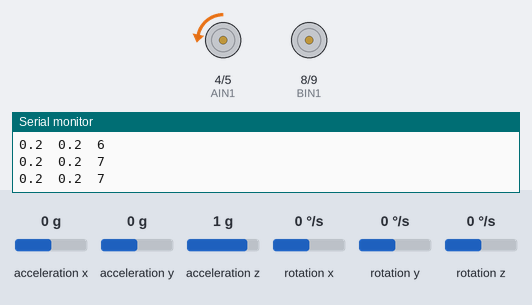
Bench run of a sketch on a simulated Arduino Uno, built with avr-gcc and run on an emulated ATmega328P. On the bench: motor-driver pin pairs drawn as motors (green arrow = first pin HIGH = forward, orange = second pin HIGH = backward, longer = more drive), the last lines printed to the serial monitor. Wiring (inferred from the names in the program): MPU-6050 motion sensor at I2C address 0x68. The inputs (shaded band) are chosen by the test bench; at power-on: acceleration y 0 g, rotation x 0 °/s, acceleration z 1 g, acceleration x 0 g, rotation y 0 °/s, rotation z 0 °/s.

Above: at 2.2 s.
2.3 s: acceleration y set to -1.4 g
At 2.65 s:
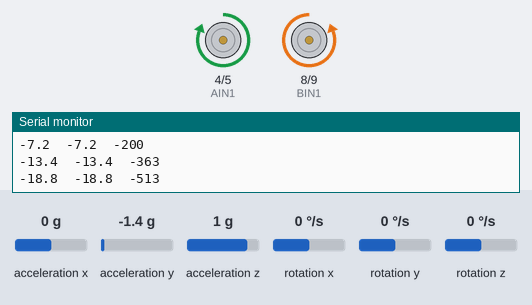
4.3 s: acceleration y set to -0.7 g
5.8 s: acceleration y set to -0.4 g
At 6.4 s:
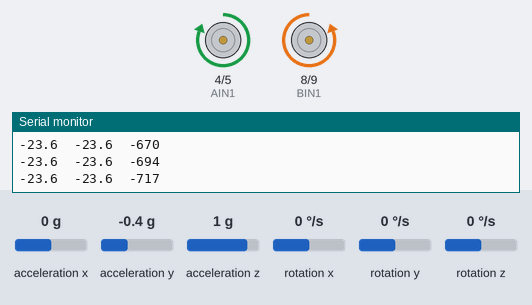
7.3 s: rotation x set to 100 °/s
At 8.93 s:
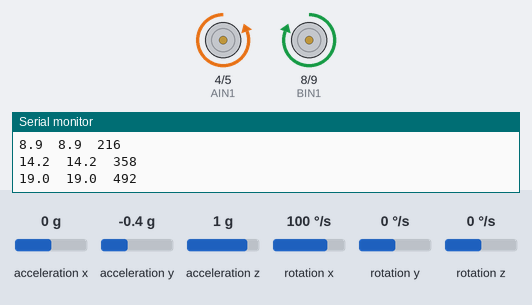
10.3 s: acceleration z set to 0.8 g
At 11.66 s:
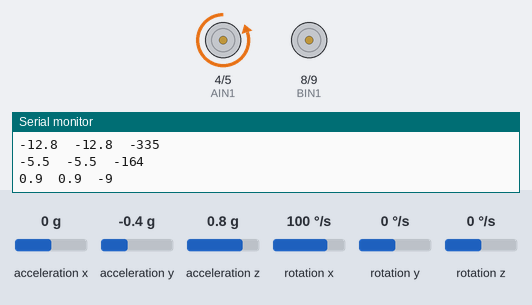
13.3 s: acceleration z set to -0.1 g
Timing chart, 0 to 16.3 s (numbered marks = the images above; inputs shaded):
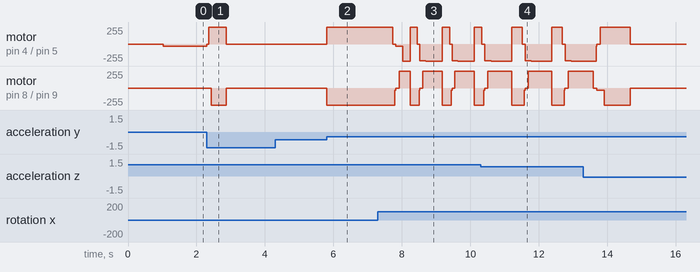

Measured:
- after the input at 2.3 s, motor on pin 4 (AIN1) / pin 5 (AIN2): backward 30/255 → forward 255/255 at once, → stopped 0.57 s later; motor on pin 8 (BIN1) / pin 9 (BIN2): stopped → backward 255/255 after 0.14 s, → stopped 0.43 s later
- after the input at 4.3 s, every drawn part: stays the same
- after the input at 5.8 s, motor on pin 4 (AIN1) / pin 5 (AIN2): stopped → forward 255/255 at once; motor on pin 8 (BIN1) / pin 9 (BIN2): stopped → backward 255/255 at once
- after the input at 7.3 s, motor on pin 4 (AIN1) / pin 5 (AIN2): ramps from forward 255/255 to backward 255/255 and jumps back, once every 0.94 s

The sketch:

self_balancing_robot.ino
```cpp
// Self-Balancing Robot — PID control with millis()-based loop
// Motor A (Right): D4 direction, D5 PWM
// Motor B (Left):  D8 direction, D9 PWM
// MPU-6050 on default I2C (A4/A5)

#include <Wire.h>

// ===================== PIN DEFINITIONS =====================
#define AIN1 4  // Right motor direction
#define AIN2 5  // Right motor PWM
#define BIN1 8  // Left motor direction
#define BIN2 9  // Left motor PWM

// ===================== MPU-6050 ============================
#define MPU_ADDR 0x68

// Accelerometer & gyro offsets — from IMU_Zero calibration
#define ACC_Y_OFFSET -77
#define ACC_Z_OFFSET 1556
#define GYRO_X_OFFSET -2

// ===================== PID PARAMETERS ======================
// Tune in this order: Kp -> Kd -> Ki
float Kp = 25;
float Ki = 10;
float Kd = 0.3;

float targetAngle = 0;

// Minimum PWM to overcome motor dead zone
#define MOTOR_MIN_PWM 30

// ===================== STATE ===============================
int16_t accY, accZ, gyroX;
float accAngle, currentAngle;
float prevAngle = 0;
float errorSum = 0;
float motorPower;

unsigned long prevTime;
int loopCount = 0;
#define LOOP_INTERVAL 5  // ms between PID updates

// ===================== SETUP ===============================
void setup() {
  Serial.begin(115200);

  // Motor pins
  pinMode(AIN1, OUTPUT);
  pinMode(AIN2, OUTPUT);
  pinMode(BIN1, OUTPUT);
  pinMode(BIN2, OUTPUT);

  // MPU-6050 init
  Wire.begin();
  Wire.beginTransmission(MPU_ADDR);
  Wire.write(0x6B);  // PWR_MGMT_1
  Wire.write(0x00);  // Wake up
  Wire.endTransmission();

  // Set accelerometer to ±2g
  Wire.beginTransmission(MPU_ADDR);
  Wire.write(0x1C);
  Wire.write(0x00);
  Wire.endTransmission();

  // Set gyroscope to ±250 deg/s
  Wire.beginTransmission(MPU_ADDR);
  Wire.write(0x1B);
  Wire.write(0x00);
  Wire.endTransmission();

  prevTime = millis();

  Serial.println("Self-Balancing Robot");
  delay(1000);
}

// ===================== SENSOR READ =========================
void readMPU() {
  Wire.beginTransmission(MPU_ADDR);
  Wire.write(0x3B);
  Wire.endTransmission(false);
  Wire.requestFrom(MPU_ADDR, 14, true);

  int16_t rawAccX = Wire.read() << 8 | Wire.read();  // skip
  accY = (Wire.read() << 8 | Wire.read()) - ACC_Y_OFFSET;
  accZ = (Wire.read() << 8 | Wire.read()) - ACC_Z_OFFSET;
  int16_t rawTemp = Wire.read() << 8 | Wire.read();  // skip
  gyroX = (Wire.read() << 8 | Wire.read()) - GYRO_X_OFFSET;
}

// ===================== MOTOR CONTROL =======================
void setMotors(int pwmA, int pwmB) {
  // Apply dead zone compensation — if PID wants to move, ensure
  // we send at least enough PWM to actually turn the motors
  if (pwmA > 0 && pwmA < MOTOR_MIN_PWM) pwmA = MOTOR_MIN_PWM;
  if (pwmA < 0 && pwmA > -MOTOR_MIN_PWM) pwmA = -MOTOR_MIN_PWM;
  if (pwmB > 0 && pwmB < MOTOR_MIN_PWM) pwmB = MOTOR_MIN_PWM;
  if (pwmB < 0 && pwmB > -MOTOR_MIN_PWM) pwmB = -MOTOR_MIN_PWM;

  // Right motor (A)
  if (pwmA >= 0) {
    digitalWrite(AIN1, LOW);
    analogWrite(AIN2, constrain(pwmA, 0, 255));
  } else {
    digitalWrite(AIN2, LOW);
    analogWrite(AIN1, constrain(-pwmA, 0, 255));
  }

  // Left motor (B) — direction flipped to match right motor
  if (pwmB >= 0) {
    digitalWrite(BIN2, LOW);
    analogWrite(BIN1, constrain(pwmB, 0, 255));
  } else {
    digitalWrite(BIN1, LOW);
    analogWrite(BIN2, constrain(-pwmB, 0, 255));
  }
}

void stopMotors() {
  digitalWrite(AIN1, LOW);
  digitalWrite(AIN2, LOW);
  digitalWrite(BIN1, LOW);
  digitalWrite(BIN2, LOW);
}

// ===================== MAIN LOOP ===========================
void loop() {
  unsigned long currTime = millis();
  if (currTime - prevTime < LOOP_INTERVAL) return;

  float dt = (currTime - prevTime) / 1000.0;
  prevTime = currTime;

  readMPU();

  // Complementary filter
  accAngle = atan2(accY, accZ) * 180.0 / PI;
  float gyroRate = gyroX / 131.0;
  currentAngle = 0.9934 * (currentAngle + gyroRate * dt) + 0.0066 * accAngle;

  // PID
  float error = currentAngle - targetAngle;
  errorSum += error * dt;
  errorSum = constrain(errorSum, -100, 100);  // anti-windup

  motorPower = Kp * error + Ki * errorSum + Kd * (currentAngle - prevAngle) / dt;
  prevAngle = currentAngle;

  // Safety cutoff — if tipped too far, stop and reset
  if (abs(currentAngle) > 30) {
    stopMotors();
    errorSum = 0;
    currentAngle = accAngle;
    prevAngle = accAngle;
    return;
  }

  // Drive motors
  setMotors(motorPower, motorPower);

  // Debug output — only every 20th loop (~10Hz instead of 200Hz)
  loopCount++;
  if (loopCount >= 20) {
    loopCount = 0;
    Serial.print(currentAngle, 1);
    Serial.print('\t');
    Serial.print(error, 1);
    Serial.print('\t');
    Serial.println((int)motorPower);
  }
}
```
